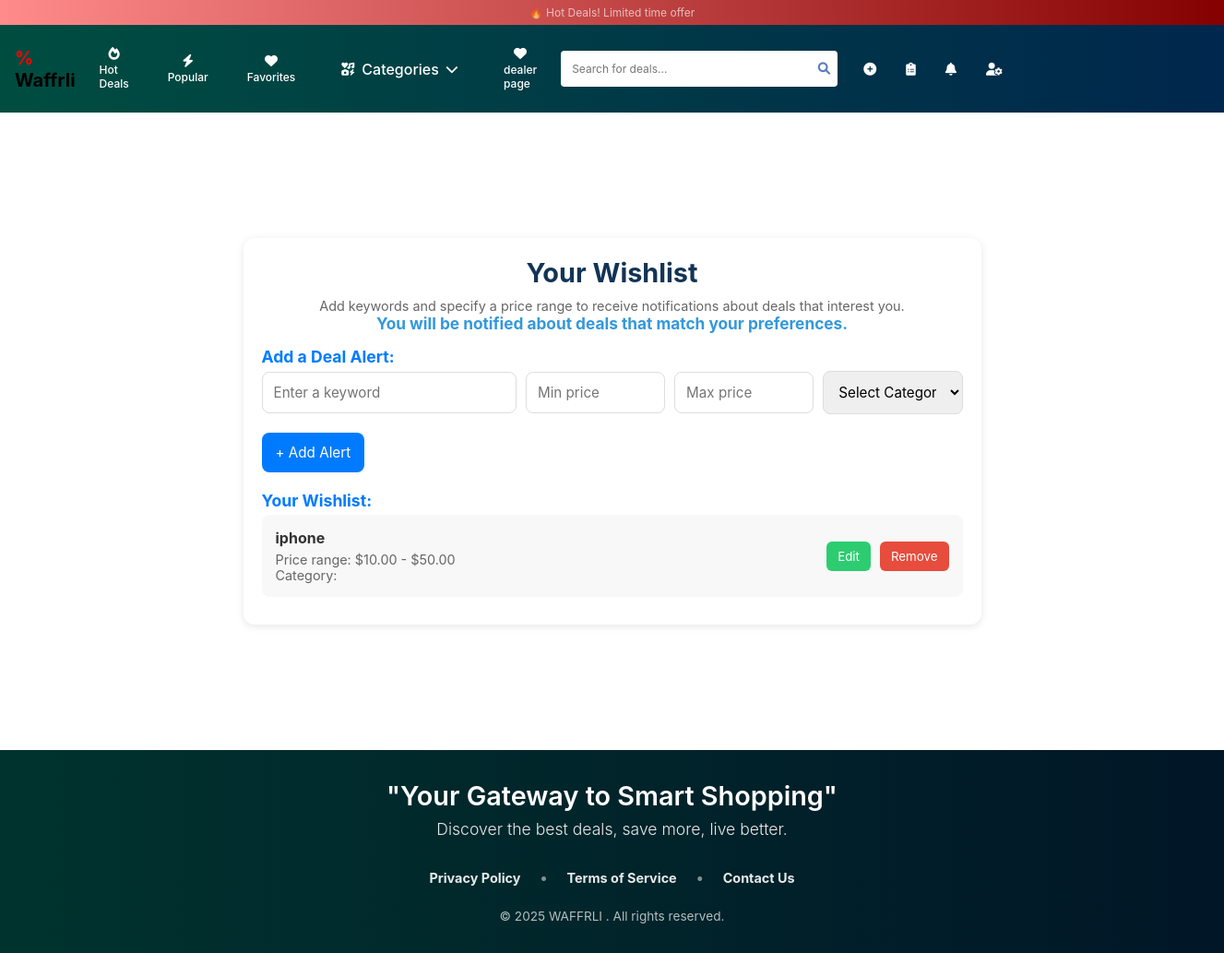
Page /wishlist/ (signed in) on the committed database.
### waffrli/models.py (models this page shows, shortened)
class WishlistItem(models.Model):
    user = models.ForeignKey(User, on_delete=models.CASCADE)
    keyword = models.CharField(max_length=100)
    min_price = models.DecimalField(max_digits=10, decimal_places=2)
    max_price = models.DecimalField(max_digits=10, decimal_places=2)
    category = models.CharField(max_length=50, blank=True)
    created_at = models.DateTimeField(auto_now_add=True)
    updated_at = models.DateTimeField(auto_now=True)
    class Meta:
        ordering = ['-created_at']

### waffrli/views.py (the view)
# urls.py: path('wishlist/', wishlist, name='wishlist'),
@login_required
def wishlist(request):
    wishlist_items = WishlistItem.objects.filter(user=request.user).order_by('-created_at')
    categories = Category.objects.all()
    unread_notification_count = Notification.objects.filter(user=request.user, is_read=False).count()
    context = {
        'wishlist_items': wishlist_items,
        'categories': categories,
        'unread_notification_count': unread_notification_count,
    }
    return render(request, 'wishlist.html', context)

### waffrli/context_processors.py (called while the page is built)
def category_list(request):
    return {'categories': Category.objects.all()}  # Makes categories available in all templates

### waffrli/templates/wishlist.html (shortened to what this page needs)
{% extends "base.html" %}
{% load static %} {% block content %}
<link href="{% static 'css/wishlist.css' %}" rel="stylesheet" />
<div class="wishlist-container">
  <h1>Your Wishlist</h1>
  <p class="instructions">
    Add keywords and specify a price range to receive notifications about deals
    that interest you.<br />
    <a href="#" class="alert-link"
      >You will be notified about deals that match your preferences.</a
    >
  </p>
  <div class="section-header">Add a Deal Alert:</div>
  <div class="input-group">
    <input id="keyword" type="text" placeholder="Enter a keyword" />
    <input id="minPrice" type="number" placeholder="Min price" />
    <input id="maxPrice" type="number" placeholder="Max price" />
    <select id="category">
      <option value="">Select Category</option>
    </select>
  </div>
  <div class="input-group">
    <button onclick="addWishlistItem()">+ Add Alert</button>
  </div>
  <div class="section-header">Your Wishlist:</div>
  <div id="wishlist" class="wishlist-list">
    {% if wishlist_items %}
      {% for item in wishlist_items %}
        <div class="wishlist-item" data-id="{{ item.id }}">
          <div class="wishlist-item-info">
            <div><strong>{{ item.keyword }}</strong></div>
            <div class="wishlist-item-details">
              Price range: ${{ item.min_price }} - ${{ item.max_price }}<br>
              Category: {{ item.category.name }}
            </div>
          </div>
          <div class="wishlist-item-actions">
            <button class="edit-btn" onclick="editWishlistItem(this)">Edit</button>
            <button class="remove-btn" onclick="removeWishlistItem(this)">Remove</button>
          </div>
        </div>
      {% endfor %}
    {% else %}
      <div class="empty-state" id="empty-wishlist">
        <p>You don't have any wishlist items yet. Add one above!</p>
      </div>
    {% endif %}
  </div>
</div>
{% endblock %}

### static/css/style.css (style rules this page uses)
* { margin: 0; padding: 0; box-sizing: border-box; font-family: -apple-system, BlinkMacSystemFont, "Segoe UI", Roboto, Oxygen, Ubuntu, Cantarell, sans-serif; }
:root { --primary-color: #646cff; --secondary-color: #535bf2; --background-color: #f5f5f5; --text-color: #213547; --border-color: #e0e0e0; }
body { background-color: white; color: #333; }
body, button, a { margin: 0; padding: 0; box-sizing: border-box; }
a { color: black; text-decoration: none; font-size: larger; font-weight: 700; font-style: bold; flex-direction: column; }

### static/css/wishlist.css (style rules this page uses)
.wishlist-container { width: 90%; max-width: 800px; background-color: #ffffff; border-radius: 12px; box-shadow: 0 2px 8px rgba(0, 0, 0, 0.1); padding: 20px; margin: 136px auto; }
h1 { text-align: center; color: #123456; font-size: 1.8rem; margin-bottom: 10px; }
.instructions { text-align: center; color: #666; margin-bottom: 15px; font-size: 0.9rem; }
.alert-link { color: #3498db; text-decoration: none; font-weight: bold; }
.input-group { display: flex; gap: 10px; margin-bottom: 20px; align-items: center; flex-wrap: wrap; }
.input-group input, .input-group select { padding: 12px; border: 1px solid #ddd; border-radius: 8px; font-size: 0.95rem; }
.input-group input[type="text"] { flex: 2; min-width: 200px; }
.input-group input[type="number"] { flex: 1; min-width: 100px; }
.input-group select { flex: 1; min-width: 150px; }
.input-group button { background-color: #007bff; color: white; border: none; padding: 12px 15px; cursor: pointer; border-radius: 8px; font-size: 0.95rem; }
.wishlist-item { display: flex; justify-content: space-between; background-color: #f8f8f8; padding: 15px; border-radius: 8px; margin-bottom: 10px; align-items: center; flex-wrap: wrap; gap: 10px; }
.wishlist-item-info { flex: 1; min-width: 200px; }
.wishlist-item-details { color: #666; font-size: 0.9rem; margin-top: 5px; }
.wishlist-item-actions { display: flex; gap: 10px; }
.wishlist-item button { border: none; color: white; padding: 8px 12px; border-radius: 6px; cursor: pointer; }
.edit-btn { background-color: #2ecc71; }
.remove-btn { background-color: #e74c3c; }
.wishlist-list { max-height: 400px; overflow-y: auto; }
.section-header { margin-bottom: 5px; font-weight: bold; font-size: 1.1rem; color: #007bff; }

### rows in the picture
WishlistItem: keyword "iphone", min_price "10.00", max_price "50.00"
